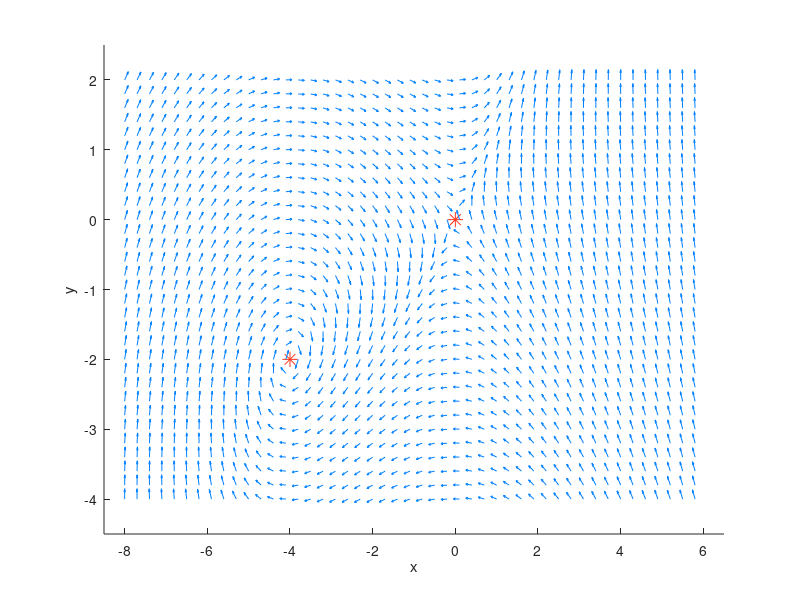

The MATLAB source for this figure: (Note: this script raises an error after producing the figure.)
% plots the fixed points of the system of ODEs:
% dx/dt = -2x + 4y, dy/dt = x^2 + 4x
% plays animation of point moving in the phase plane
% at the curve starting at (x(0), y(0)) = (x0, y0),
% which are inputed via mouse click
% the curve ends at (x(8), y(8)) (t is in [0, 8])
% the curve is actually the solution of the given system
% with inital conditions (x(0), y(0)) = (x0, y0)
% the system is time independent (Autonomous system) and it's solved
% numerically with ode15s
function PointMovementInPhasePlane
    % maximum t, t is in [0, 8];
    tmax = 8;
    
    % fixed points are (0, 0) and (-4, -2)
    % D = [-8, 6] x [-4, 2] seems like the perfect rectangle
    % x in [-8, 6]
    xmin = -8;
    xmax = 6;
    % y in [-4, 2]
    ymin = -4;
    ymax = 2;
    
    % x in [xmin, xmax] with step 0.3
    x = xmin:0.3:xmax;
    % y in [ymin, ymax] with step 0.2
    y = ymin:0.2:ymax;
    
    % axis offset for beauty
    offset = 0.5;
    % draw x-axis and y-axis
    axis([xmin - offset xmax + offset ymin - offset ymax + offset]);
    % ensure all plots remain
    hold on;
    % label the x-axis
    xlabel('x');
    % label the y-axis
    ylabel('y');
    
    % plot the fixed point (0, 0) with * (Asterisk) as marker in red
    plot(0, 0, 'Marker', '*', 'MarkerSize', 11, 'Color', [1, 0.2, 0.1]);
    % plot the fixed point (-4, -2) with * (Asterisk) as marker in red
    plot(-4, -2, 'Marker', '*', 'MarkerSize', 11, 'Color', [1, 0.2, 0.1]);
    
    % dx/dt = f1(x, y) = -2x + 4y
    f1 = @(x, y) (-2 * x + 4 * y);
    % dy/dt = f2(x, y) = x^2 + 4x
    f2 = @(x, y) (x.^2 + 4 * x);
    
    % Create 2-D grid coordinates
    % with x-coordinates defined by the vector x
    % and y-coordinates defined by the vector y.
    [X, Y] = meshgrid(x, y);
    % calcualte the velocity vectors x ends (or dx/dt for each X)
    P = f1(X, Y);
    % calcualte the velocity vectors y ends (or dy/dt for each Y)
    Q = f2(X, Y);
    % calculate each velocity vector length (threat them as radius vectors)
    Length = sqrt(P.^2 + Q.^2);
    % plot each normalizate velocity vector using quiver and scale them
    % each radius vector (P(k), Q(k)) is transition at (X(k), Y(k))
    quiver(X, Y, P ./ Length, Q ./ Length, 0.42, 'Color', [0, 0.5, 1]);
    
    % clear varaibles that are no longer needed (only array ones)
    clear x;
    clear y;
    clear X;
    clear Y;
    clear P;
    clear Q;
    clear Length;
    
    % get initial conditions via mouse click
    [x0, y0] = ginput(1);
    % solve the given system of ODEs wich is time independent (Autonomous
    % system) wich turns out to be stiff so ode15s solver was choosen
    % dsolve dose not even solve the system ...
    % solving for t in [0, tmax] with initial conditions
    % x(0) = x0 and y(0) = y0
    [T, S] = ode15s(@(t, s) [f1(s(1), s(2)); f2(s(1), s(2))], [0, tmax], [x0; y0]);
    % save the length of solution vectors lengths wich are the same as T
    timeLength = length(T);
    % release memory for T
    clear T;
    
    for k=1:timeLength
        % plot each point of the point movement curve starting at (x0, y0)
        % and ending at (x(tmax), y(tmax)) with (x, y) beeing the solution
        % also style the plot with color and thicker line width
        plot(S(1:k,1), S(1:k,2), 'Color', [1, 0.2, 0.1], 'LineWidth', 1.2);
        % capture the current axes as a movie frame
        getframe;
    end
end
